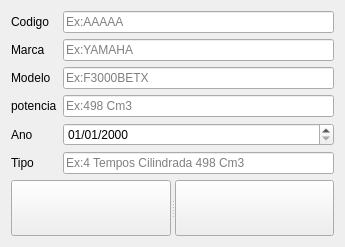
<?xml version="1.0" encoding="UTF-8"?>
<ui version="4.0">
 <class>Form</class>
 <widget class="QWidget" name="Form">
  <property name="geometry">
   <rect>
    <x>0</x>
    <y>0</y>
    <width>345</width>
    <height>247</height>
   </rect>
  </property>
  <property name="windowTitle">
   <string>Detalhes Motor</string>
  </property>
  <layout class="QGridLayout" name="gridLayout">
   <item row="0" column="0">
    <layout class="QGridLayout" name="gridLayout_2">
     <item row="2" column="3">
      <widget class="QLineEdit" name="TabMotor_LEModelo">
       <property name="maxLength">
        <number>15</number>
       </property>
       <property name="placeholderText">
        <string>Ex:F3000BETX</string>
       </property>
      </widget>
     </item>
     <item row="1" column="0" colspan="3">
      <widget class="QLabel" name="label_5">
       <property name="text">
        <string>Marca</string>
       </property>
      </widget>
     </item>
     <item row="2" column="0" colspan="3">
      <widget class="QLabel" name="label_6">
       <property name="text">
        <string>Modelo</string>
       </property>
      </widget>
     </item>
     <item row="0" column="3">
      <widget class="QLineEdit" name="TabMotor_LEN_Sequencial">
       <property name="maxLength">
        <number>5</number>
       </property>
       <property name="placeholderText">
        <string>Ex:AAAAA</string>
       </property>
      </widget>
     </item>
     <item row="3" column="0" colspan="3">
      <widget class="QLabel" name="label">
       <property name="text">
        <string>potencia</string>
       </property>
      </widget>
     </item>
     <item row="4" column="0" colspan="3">
      <widget class="QLabel" name="label_7">
       <property name="text">
        <string>Ano</string>
       </property>
      </widget>
     </item>
     <item row="1" column="3">
      <widget class="QLineEdit" name="TabMotor_LEMarca">
       <property name="maxLength">
        <number>15</number>
       </property>
       <property name="placeholderText">
        <string>Ex:YAMAHA</string>
       </property>
      </widget>
     </item>
     <item row="0" column="0" colspan="3">
      <widget class="QLabel" name="label_4">
       <property name="text">
        <string>Codigo</string>
       </property>
      </widget>
     </item>
     <item row="3" column="3">
      <widget class="QLineEdit" name="TabMotor_LEPotencia">
       <property name="text">
        <string/>
       </property>
       <property name="maxLength">
        <number>15</number>
       </property>
       <property name="placeholderText">
        <string>Ex:498 Cm3</string>
       </property>
      </widget>
     </item>
     <item row="5" column="3">
      <widget class="QLineEdit" name="TabMotor_LETipo">
       <property name="maxLength">
        <number>19998</number>
       </property>
       <property name="placeholderText">
        <string>Ex:4 Tempos Cilindrada 498 Cm3</string>
       </property>
      </widget>
     </item>
     <item row="5" column="0" colspan="3">
      <widget class="QLabel" name="label_2">
       <property name="text">
        <string>Tipo</string>
       </property>
      </widget>
     </item>
     <item row="4" column="3">
      <widget class="QDateEdit" name="TabMotor_DEAno">
       <property name="displayFormat">
        <string>dd/MM/yyyy</string>
       </property>
      </widget>
     </item>
    </layout>
   </item>
   <item row="1" column="0">
    <widget class="QSplitter" name="splitter">
     <property name="orientation">
      <enum>Qt::Horizontal</enum>
     </property>
     <widget class="QPushButton" name="PBGuardar">
      <property name="text">
       <string/>
      </property>
      <property name="icon">
       <iconset resource="icons.qrc">
        <normaloff>:/newPrefix/Icons/002-save.png</normaloff>:/newPrefix/Icons/002-save.png</iconset>
      </property>
     </widget>
     <widget class="QPushButton" name="PBCancelar">
      <property name="text">
       <string/>
      </property>
      <property name="icon">
       <iconset resource="icons.qrc">
        <normaloff>:/newPrefix/Icons/003-error.png</normaloff>:/newPrefix/Icons/003-error.png</iconset>
      </property>
     </widget>
    </widget>
   </item>
  </layout>
 </widget>
 <resources>
  <include location="icons.qrc"/>
 </resources>
 <connections/>
</ui>
